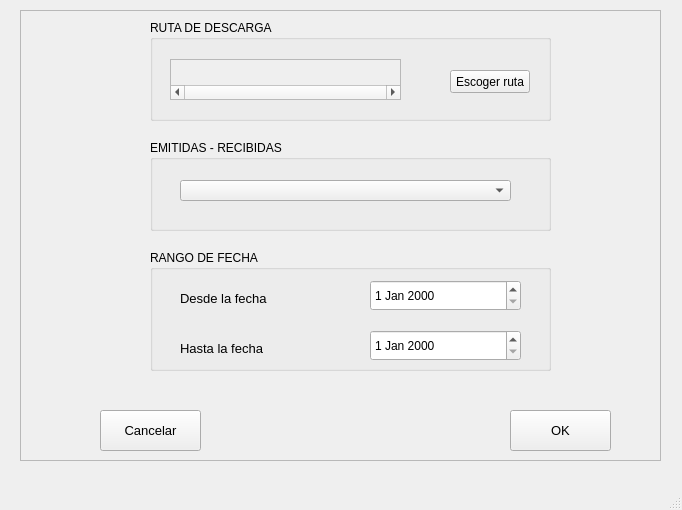
<?xml version="1.0" encoding="UTF-8"?>
<ui version="4.0">
 <class>MainWindow</class>
 <widget class="QMainWindow" name="MainWindow">
  <property name="geometry">
   <rect>
    <x>0</x>
    <y>0</y>
    <width>682</width>
    <height>510</height>
   </rect>
  </property>
  <property name="windowTitle">
   <string>Parametros</string>
  </property>
  <widget class="QWidget" name="centralwidget">
   <widget class="QFrame" name="frame">
    <property name="geometry">
     <rect>
      <x>20</x>
      <y>10</y>
      <width>641</width>
      <height>451</height>
     </rect>
    </property>
    <property name="frameShape">
     <enum>QFrame::StyledPanel</enum>
    </property>
    <property name="frameShadow">
     <enum>QFrame::Raised</enum>
    </property>
    <widget class="QPushButton" name="btn_cerrar">
     <property name="geometry">
      <rect>
       <x>80</x>
       <y>400</y>
       <width>101</width>
       <height>41</height>
      </rect>
     </property>
     <property name="font">
      <font>
       <pointsize>10</pointsize>
      </font>
     </property>
     <property name="text">
      <string>Cancelar</string>
     </property>
     <property name="icon">
      <iconset>
       <normaloff>png/001-cancel.png</normaloff>png/001-cancel.png</iconset>
     </property>
     <property name="iconSize">
      <size>
       <width>32</width>
       <height>32</height>
      </size>
     </property>
    </widget>
    <widget class="QGroupBox" name="groupBox_3">
     <property name="geometry">
      <rect>
       <x>130</x>
       <y>10</y>
       <width>401</width>
       <height>101</height>
      </rect>
     </property>
     <property name="title">
      <string>RUTA DE DESCARGA</string>
     </property>
     <widget class="QPushButton" name="btn_ruta">
      <property name="geometry">
       <rect>
        <x>300</x>
        <y>50</y>
        <width>80</width>
        <height>23</height>
       </rect>
      </property>
      <property name="text">
       <string>Escoger ruta</string>
      </property>
     </widget>
     <widget class="QScrollArea" name="scroll">
      <property name="geometry">
       <rect>
        <x>20</x>
        <y>39</y>
        <width>231</width>
        <height>41</height>
       </rect>
      </property>
      <property name="verticalScrollBarPolicy">
       <enum>Qt::ScrollBarAlwaysOff</enum>
      </property>
      <property name="horizontalScrollBarPolicy">
       <enum>Qt::ScrollBarAlwaysOn</enum>
      </property>
      <property name="widgetResizable">
       <bool>true</bool>
      </property>
      <widget class="QWidget" name="scrollAreaWidgetContents">
       <property name="geometry">
        <rect>
         <x>0</x>
         <y>0</y>
         <width>229</width>
         <height>25</height>
        </rect>
       </property>
      </widget>
     </widget>
    </widget>
    <widget class="QGroupBox" name="groupBox_4">
     <property name="geometry">
      <rect>
       <x>130</x>
       <y>240</y>
       <width>401</width>
       <height>121</height>
      </rect>
     </property>
     <property name="title">
      <string>RANGO DE FECHA</string>
     </property>
     <widget class="QDateEdit" name="fecha_to">
      <property name="geometry">
       <rect>
        <x>220</x>
        <y>80</y>
        <width>151</width>
        <height>31</height>
       </rect>
      </property>
     </widget>
     <widget class="QDateEdit" name="fecha_from">
      <property name="geometry">
       <rect>
        <x>220</x>
        <y>30</y>
        <width>151</width>
        <height>31</height>
       </rect>
      </property>
     </widget>
     <widget class="QLabel" name="label">
      <property name="geometry">
       <rect>
        <x>30</x>
        <y>40</y>
        <width>131</width>
        <height>16</height>
       </rect>
      </property>
      <property name="font">
       <font>
        <pointsize>10</pointsize>
       </font>
      </property>
      <property name="text">
       <string>Desde la fecha</string>
      </property>
     </widget>
     <widget class="QLabel" name="label_2">
      <property name="geometry">
       <rect>
        <x>30</x>
        <y>90</y>
        <width>131</width>
        <height>16</height>
       </rect>
      </property>
      <property name="font">
       <font>
        <pointsize>10</pointsize>
       </font>
      </property>
      <property name="text">
       <string>Hasta la fecha</string>
      </property>
     </widget>
    </widget>
    <widget class="QPushButton" name="btn_ok">
     <property name="geometry">
      <rect>
       <x>490</x>
       <y>400</y>
       <width>101</width>
       <height>41</height>
      </rect>
     </property>
     <property name="font">
      <font>
       <pointsize>10</pointsize>
      </font>
     </property>
     <property name="text">
      <string>OK</string>
     </property>
     <property name="icon">
      <iconset>
       <normaloff>png/002-check.png</normaloff>png/002-check.png</iconset>
     </property>
     <property name="iconSize">
      <size>
       <width>32</width>
       <height>32</height>
      </size>
     </property>
    </widget>
    <widget class="QGroupBox" name="groupBox_2">
     <property name="geometry">
      <rect>
       <x>130</x>
       <y>130</y>
       <width>401</width>
       <height>91</height>
      </rect>
     </property>
     <property name="title">
      <string>EMITIDAS - RECIBIDAS</string>
     </property>
     <widget class="QComboBox" name="combo">
      <property name="geometry">
       <rect>
        <x>30</x>
        <y>40</y>
        <width>331</width>
        <height>21</height>
       </rect>
      </property>
      <property name="font">
       <font>
        <pointsize>10</pointsize>
       </font>
      </property>
      <property name="currentText">
       <string/>
      </property>
     </widget>
    </widget>
   </widget>
  </widget>
  <widget class="QMenuBar" name="menubar">
   <property name="geometry">
    <rect>
     <x>0</x>
     <y>0</y>
     <width>682</width>
     <height>20</height>
    </rect>
   </property>
  </widget>
  <widget class="QStatusBar" name="statusbar"/>
 </widget>
 <resources/>
 <connections/>
</ui>
